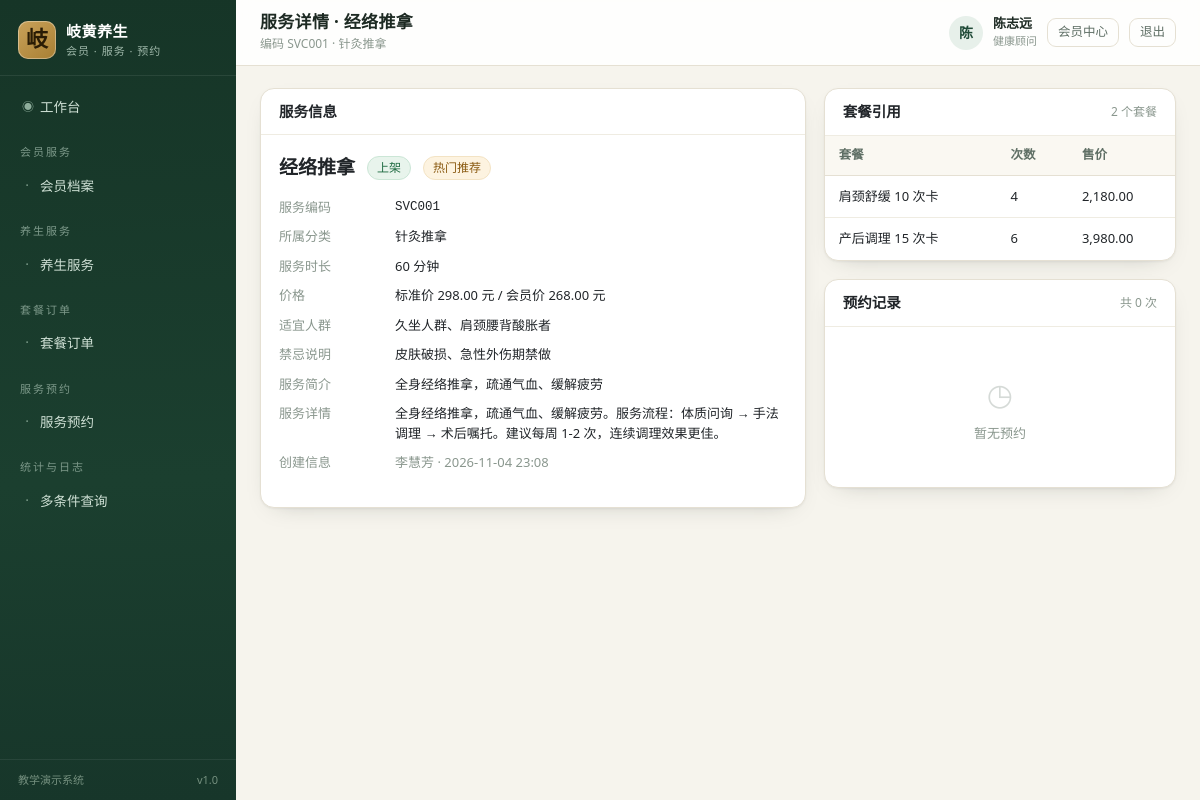
The app's page /services/15/ (signed in) with its own data.
### core/models.py (models this page shows, shortened)
class Menu(models.Model):
    GROUP_CHOICES = [
        ("member", "会员服务"),
        ("service", "养生服务"),
        ("order", "套餐订单"),
        ("appointment", "服务预约"),
        ("report", "统计与日志"),
        ("system", "系统管理"),
    ]
    code = models.CharField("菜单编码", max_length=50, unique=True)
    name = models.CharField("菜单名称", max_length=50)
    url_name = models.CharField("路由名称", max_length=80)
    perm_codename = models.CharField("所需权限", max_length=100, blank=True,
                                     help_text="如 services.view_healthservice，留空表示登录即可访问")
    icon = models.CharField("图标", max_length=40, default="bi-circle")
    role_scope = models.CharField(
        "适用角色", max_length=120, blank=True,
        help_text="逗号分隔的角色编码（如 member,therapist），留空表示全部角色",
    )
    group = models.CharField("分组", max_length=20, choices=GROUP_CHOICES, default="service")
    sort_order = models.IntegerField("排序", default=0)
    is_active = models.BooleanField("启用", default=True)
    class Meta:
        verbose_name = "系统菜单"
        verbose_name_plural = "系统菜单"
        ordering = ["group", "sort_order", "id"]

### services/models.py (models this page shows, shortened)
class HealthService(models.Model):
    STATUS_CHOICES = [("on", "上架"), ("off", "下架")]
    code = models.CharField("服务编码", max_length=20, unique=True, db_index=True)
    name = models.CharField("服务名称", max_length=60)
    category = models.ForeignKey(
        ServiceCategory, verbose_name="所属分类", on_delete=models.PROTECT, related_name="services"
    )
    summary = models.CharField("服务简介", max_length=200, blank=True)
    description = models.TextField("服务详情", blank=True)
    duration = models.IntegerField("服务时长(分钟)", default=60)
    price = models.DecimalField("标准价(元)", max_digits=10, decimal_places=2, default=0)
    member_price = models.DecimalField("会员价(元)", max_digits=10, decimal_places=2, default=0)
    suitable_for = models.CharField("适宜人群", max_length=200, blank=True)
    contraindication = models.CharField("禁忌说明", max_length=200, blank=True)
    status = models.CharField("状态", max_length=10, choices=STATUS_CHOICES, default="on")
    is_hot = models.BooleanField("热门推荐", default=False)
    sort_order = models.IntegerField("排序", default=0)
    created_by = models.ForeignKey(
        "accounts.User", verbose_name="创建人", on_delete=models.SET_NULL,
        null=True, blank=True, related_name="created_services",
    )
    created_at = models.DateTimeField("创建时间", auto_now_add=True)
    updated_at = models.DateTimeField("更新时间", auto_now=True)
    class Meta:
        verbose_name = "养生服务"
        verbose_name_plural = "养生服务"
        ordering = ["sort_order", "-created_at"]
        permissions = [("export_healthservice", "导出养生服务数据")]
        indexes = [models.Index(fields=["status", "category"])]
    @property
    def display_price(self):
        return self.member_price if self.member_price else self.price

class ServiceCategory(models.Model):
    name = models.CharField("分类名称", max_length=40, unique=True)
    code = models.CharField("分类编码", max_length=20, unique=True)
    description = models.CharField("分类说明", max_length=200, blank=True)
    sort_order = models.IntegerField("排序", default=0)
    is_active = models.BooleanField("启用", default=True)
    class Meta:
        verbose_name = "服务分类"
        verbose_name_plural = "服务分类"
        ordering = ["sort_order", "id"]

### accounts/models.py (models this page shows, shortened)
class User(AbstractUser):
    ROLE_CHOICES = [
        ("admin", "系统管理员"),
        ("service_manager", "服务主管"),
        ("order_clerk", "订单专员"),
        ("therapist", "健康顾问"),
        ("reporter", "报表专员"),
        ("member", "会员"),
    ]
    ROLE_GROUP_MAP = {
        "admin": "系统管理员",
        "service_manager": "服务主管",
        "order_clerk": "订单专员",
        "therapist": "健康顾问",
        "reporter": "报表专员",
        "member": "会员",
    }
    role = models.CharField("角色", max_length=30, choices=ROLE_CHOICES, default="member")
    display_name = models.CharField("姓名", max_length=30, blank=True)
    phone = models.CharField("联系电话", max_length=20, blank=True)
    last_login_ip = models.CharField("最近登录IP", max_length=45, blank=True)
    class Meta:
        verbose_name = "系统用户"
        verbose_name_plural = "系统用户"
        ordering = ["-date_joined"]
    @property
    def is_member(self):
        return self.role == "member"

### orders/models.py (models this page shows, shortened)
class PackageItem(models.Model):
    package = models.ForeignKey(Package, verbose_name="套餐", on_delete=models.CASCADE, related_name="items")
    service = models.ForeignKey("services.HealthService", verbose_name="服务项目",
                                on_delete=models.PROTECT, related_name="package_items")
    times = models.IntegerField("包含次数", default=1)
    remark = models.CharField("备注", max_length=100, blank=True)
    class Meta:
        verbose_name = "套餐明细"
        verbose_name_plural = "套餐明细"
        unique_together = [("package", "service")]

class Package(models.Model):
    STATUS_CHOICES = [("on", "在售"), ("off", "停售")]
    code = models.CharField("套餐编码", max_length=20, unique=True)
    name = models.CharField("套餐名称", max_length=60)
    description = models.TextField("套餐说明", blank=True)
    price = models.DecimalField("套餐原价(元)", max_digits=10, decimal_places=2, default=0)
    member_price = models.DecimalField("会员价(元)", max_digits=10, decimal_places=2, default=0)
    valid_days = models.IntegerField("有效期(天)", default=365)
    status = models.CharField("状态", max_length=10, choices=STATUS_CHOICES, default="on")
    is_recommended = models.BooleanField("推荐套餐", default=False)
    created_at = models.DateTimeField("创建时间", auto_now_add=True)
    class Meta:
        verbose_name = "养生套餐"
        verbose_name_plural = "养生套餐"
        ordering = ["-is_recommended", "id"]
    @property
    def sale_price(self):
        return self.member_price if self.member_price else self.price

### services/views.py (the view)
# urls.py: path("<int:pk>/", views.ServiceDetailView.as_view(), name="detail"),
class ServiceDetailView(PermRequiredMixin, DetailView):
    model = HealthService
    template_name = "services/service_detail.html"
    permission_required = "services.view_healthservice"
    context_object_name = "service"
    def get_context_data(self, **kwargs):
        ctx = super().get_context_data(**kwargs)
        ctx["package_items"] = self.object.package_items.select_related("package")
        ctx["appointments"] = self.object.appointments.select_related("member", "therapist")[:8]
        ctx["price_history"] = self.object.price_history.select_related("changed_by")[:8]
        ctx["appointment_count"] = self.object.appointments.count()
        return ctx

### core/context_processors.py (called while the page is built)
def navigation(request):
    user = getattr(request, "user", None)
    if user is None or not user.is_authenticated:
        return {"nav_groups": [], "nav_menus": []}
    role = getattr(user, "role", "")
    menus = []
    for menu in Menu.objects.filter(is_active=True):
        if menu.role_scope and role not in [r.strip() for r in menu.role_scope.split(",") if r.strip()]:
            continue
        if not menu.perm_codename or user.has_perm(menu.perm_codename):
            menus.append(menu)
    group_labels = dict(Menu.GROUP_CHOICES)
    groups = []
    for code, label in Menu.GROUP_CHOICES:
        items = [m for m in menus if m.group == code]
        if items:
            groups.append({"code": code, "label": group_labels.get(code, label), "items": items})
    return {"nav_groups": groups, "nav_menus": menus}

### core/templatetags/ui_tags.py (called while the page is built)
@register.filter
def badge(value):
    return BADGE_MAP.get(str(value), "secondary")

@register.filter
def money(value):
    try:
        return f"{float(value):,.2f}"
    except (TypeError, ValueError):
        return "0.00"

@register.simple_tag(takes_context=True)
def active_nav(context, url_name):
    request = context.get("request")
    if not request:
        return ""
    resolver = getattr(request, "resolver_match", None)
    if not resolver:
        return ""
    current = resolver.view_name or ""
    return "active" if current == url_name or current.startswith(url_name + "_") else ""

### templates/services/service_detail.html (shortened to what this page needs)
{% extends "base.html" %}
{% load ui_tags %}
{% block page_title %}服务详情 · {{ service.name }}{% endblock %}
{% block breadcrumb %}<div class="crumb">编码 {{ service.code }} · {{ service.category.name }}</div>{% endblock %}
{% block content %}
<div class="detail-grid">
  <div class="card">
    <div class="card-head">
      <h2>服务信息</h2>
    </div>
    <div class="card-body">
      <div style="display:flex;align-items:center;gap:12px;margin-bottom:16px">
        <div style="font-size:19px;font-weight:650">{{ service.name }}</div>
        <span class="badge-soft {{ service.status|badge }}">{{ service.get_status_display }}</span>
        {% if service.is_hot %}<span class="badge-soft warning">热门推荐</span>{% endif %}
      </div>
      <dl class="dl">
        <dt>服务编码</dt><dd class="mono">{{ service.code }}</dd>
        <dt>所属分类</dt><dd>{{ service.category.name }}</dd>
        <dt>服务时长</dt><dd>{{ service.duration }} 分钟</dd>
        <dt>价格</dt><dd>标准价 {{ service.price|money }} 元 / 会员价 {{ service.display_price|money }} 元</dd>
        <dt>适宜人群</dt><dd>{{ service.suitable_for|default:"—" }}</dd>
        <dt>禁忌说明</dt><dd>{{ service.contraindication|default:"—" }}</dd>
        <dt>服务简介</dt><dd>{{ service.summary|default:"—" }}</dd>
        <dt>服务详情</dt><dd>{{ service.description|default:"—"|linebreaksbr }}</dd>
        <dt>创建信息</dt>
        <dd class="muted">{{ service.created_by.display_name|default:"系统" }} · {{ service.created_at|date:"Y-m-d H:i" }}</dd>
      </dl>
    </div>
  </div>
  <div>
    <div class="card">
      <div class="card-head"><h2>套餐引用</h2><span class="sub">{{ package_items|length }} 个套餐</span></div>
      <div class="card-body tight">
        {% if package_items %}
        <table class="data">
          <thead><tr><th>套餐</th><th>次数</th><th>售价</th></tr></thead>
          <tbody>
            {% for item in package_items %}
            <tr>
              <td>{{ item.package.name }}</td>
              <td class="num">{{ item.times }}</td>
              <td class="num">{{ item.package.sale_price|money }}</td>
            </tr>
            {% endfor %}
          </tbody>
        </table>
        {% else %}
        <div class="empty"><span class="big">◇</span>尚未被任何套餐引用</div>
        {% endif %}
      </div>
    </div>
    <div class="card">
      <div class="card-head"><h2>预约记录</h2><span class="sub">共 {{ appointment_count }} 次</span></div>
      <div class="card-body tight">
        {% if appointments %}
        <table class="data">
          <thead><tr><th>会员</th><th>日期</th><th>顾问</th><th>状态</th></tr></thead>
          <tbody>
            {% for a in appointments %}
            <tr data-href="{% url 'appointments:detail' a.pk %}">
              <td>{{ a.member.name }}</td>
              <td class="nowrap">{{ a.appoint_date|date:"m-d" }} {{ a.appoint_time }}</td>
              <td>{{ a.therapist.display_name|default:"—" }}</td>
              <td><span class="badge-soft {{ a.status|badge }}">{{ a.get_status_display }}</span></td>
            </tr>
            {% endfor %}
          </tbody>
        </table>
        {% else %}
        <div class="empty"><span class="big">◷</span>暂无预约</div>
        {% endif %}
      </div>
    </div>
  </div>
</div>
{% endblock %}

### templates/base.html (shortened to what this page needs)
{% load static ui_tags %}<!DOCTYPE html>
<html lang="zh-CN">
<head>
  <link rel="stylesheet" href="{% static 'vendor/bootstrap.min.css' %}">
  <link rel="stylesheet" href="{% static 'css/app.css' %}">
</head>
<body>
<div class="layout">
  <aside class="sidebar" id="sidebar">
    <a class="brand" href="{% url 'dashboard' %}">
      <span class="brand-mark">岐</span>
      <span class="brand-text">
        <strong>岐黄养生</strong>
        <small>会员 · 服务 · 预约</small>
      </span>
    </a>
    <nav class="nav-list">
      {% if not user.is_member %}
      <a class="nav-item {% active_nav 'dashboard' %}" href="{% url 'dashboard' %}">
        <span class="nav-icon">◉</span> 工作台
      </a>
      {% endif %}
      {% for group in nav_groups %}
        <div class="nav-group">{{ group.label }}</div>
        {% for menu in group.items %}
          <a class="nav-item {% active_nav menu.url_name %}" href="{% url menu.url_name %}">
            <span class="nav-icon">·</span> {{ menu.name }}
          </a>
        {% endfor %}
      {% endfor %}
    </nav>
    <div class="sidebar-foot">
      <span>教学演示系统</span>
      <span class="ver">v1.0</span>
    </div>
  </aside>
  <div class="main">
    <header class="topbar">
      <div class="page-heading">
        <h1>{% block page_title %}工作台{% endblock %}</h1>
        {% block breadcrumb %}{% endblock %}
      </div>
      <div class="user-box">
        <span class="avatar">{{ user.display_name|default:user.username|slice:":1" }}</span>
        <span class="user-meta">
          <strong>{{ user.display_name|default:user.username }}</strong>
          <small>{{ user.get_role_display }}</small>
        </span>
        <a class="btn btn-sm btn-outline-secondary" href="{% url 'accounts:profile' %}">会员中心</a>
        <form method="post" action="{% url 'accounts:logout' %}" class="d-inline">
          <button class="btn btn-sm btn-outline-secondary" type="submit">退出</button>
        </form>
      </div>
    </header>
    <main class="content">
      {% block content %}{% endblock %}
    </main>
  </div>
</div>
</body>
</html>

### records on screen
Menu: name "会员档案"
Menu: name "养生服务"
Menu: name "套餐订单"
Menu: name "服务预约"
Menu: name "多条件查询"
HealthService: name "经络推拿", code "SVC001", category.name "针灸推拿", status "上架", duration "60", price "298.00", display_price "268.00", suitable_for "久坐人群、肩颈腰背酸胀者", contraindication "皮肤破损、急性外伤期禁做", summary "全身经络推拿，疏通气血、缓解疲劳", description "全身经络推拿，疏通气血、缓解疲劳。服务流程：体质问询 → 手法调理 → 术后嘱托。建议每周 1-2 次，连续调理效果更佳。", created_by.display_name "李慧芳", created_at "2026-11-04 23:08"
User: display_name "陈", display_name "陈志远", role "健康顾问"
PackageItem: package.name "肩颈舒缓 10 次卡", times "4", package.sale_price "2,180.00"
PackageItem: package.name "产后调理 15 次卡", times "6", package.sale_price "3,980.00"

### other values on screen
{{ group.label }} "会员服务" "养生服务" "套餐订单" "服务预约" "统计与日志"
{{ package_items|length }} "2"
{{ appointment_count }} "0"
